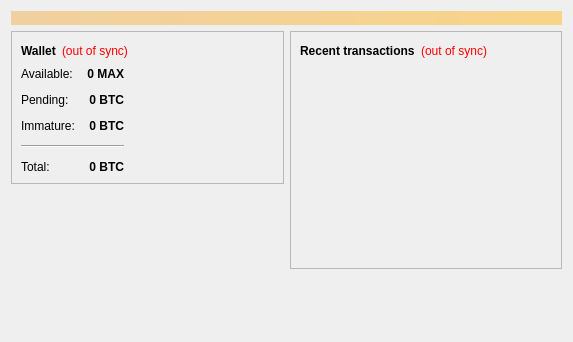
<?xml version="1.0" encoding="UTF-8"?>
<ui version="4.0">
 <class>OverviewPage</class>
 <widget class="QWidget" name="OverviewPage">
  <property name="geometry">
   <rect>
    <x>0</x>
    <y>0</y>
    <width>573</width>
    <height>342</height>
   </rect>
  </property>
  <property name="windowTitle">
   <string>Form</string>
  </property>
  <layout class="QVBoxLayout" name="topLayout">
   <item>
    <widget class="QLabel" name="labelAlerts">
     <property name="visible">
      <bool>false</bool>
     </property>
     <property name="styleSheet">
      <string notr="true">background-color: qlineargradient(x1: 0, y1: 0, x2: 1, y2: 0, stop:0 #F0D0A0, stop:1 #F8D488); color:#000000;</string>
     </property>
     <property name="wordWrap">
      <bool>true</bool>
     </property>
     <property name="margin">
      <number>3</number>
     </property>
    </widget>
   </item>
   <item>
    <layout class="QHBoxLayout" name="horizontalLayout" stretch="1,1">
     <item>
      <layout class="QVBoxLayout" name="verticalLayout_2">
       <item>
        <widget class="QFrame" name="frame">
         <property name="frameShape">
          <enum>QFrame::StyledPanel</enum>
         </property>
         <property name="frameShadow">
          <enum>QFrame::Raised</enum>
         </property>
         <layout class="QVBoxLayout" name="verticalLayout_4">
          <item>
           <layout class="QHBoxLayout" name="horizontalLayout_4">
            <item>
             <widget class="QLabel" name="label_5">
              <property name="font">
               <font>
                <weight>75</weight>
                <bold>true</bold>
               </font>
              </property>
              <property name="text">
               <string>Wallet</string>
              </property>
             </widget>
            </item>
            <item>
             <widget class="QLabel" name="labelWalletStatus">
              <property name="toolTip">
               <string>The displayed information may be out of date. Your wallet automatically synchronizes with the Bitcoin network after a connection is established, but this process has not completed yet.</string>
              </property>
              <property name="styleSheet">
               <string notr="true">QLabel { color: red; }</string>
              </property>
              <property name="text">
               <string notr="true">(out of sync)</string>
              </property>
              <property name="alignment">
               <set>Qt::AlignLeading|Qt::AlignLeft|Qt::AlignVCenter</set>
              </property>
             </widget>
            </item>
            <item>
             <spacer name="horizontalSpacer_2">
              <property name="orientation">
               <enum>Qt::Horizontal</enum>
              </property>
              <property name="sizeHint" stdset="0">
               <size>
                <width>40</width>
                <height>20</height>
               </size>
              </property>
             </spacer>
            </item>
           </layout>
          </item>
          <item>
          <layout class="QHBoxLayout" name="horizontalLayout_3">
           <item>
           <layout class="QFormLayout" name="formLayout_2">
            <property name="fieldGrowthPolicy">
             <enum>QFormLayout::AllNonFixedFieldsGrow</enum>
            </property>
            <property name="horizontalSpacing">
             <number>12</number>
            </property>
            <property name="verticalSpacing">
             <number>12</number>
            </property>
            <item row="0" column="0">
             <widget class="QLabel" name="label">
              <property name="text">
               <string>Available:</string>
              </property>
             </widget>
            </item>
            <item row="0" column="1">
             <widget class="QLabel" name="labelBalance">
              <property name="font">
               <font>
                <weight>75</weight>
                <bold>true</bold>
               </font>
              </property>
              <property name="cursor">
               <cursorShape>IBeamCursor</cursorShape>
              </property>
              <property name="toolTip">
               <string>Your current spendable balance</string>
              </property>
              <property name="text">
               <string notr="true">0 MAX</string>
              </property>
              <property name="alignment">
               <set>Qt::AlignRight|Qt::AlignTrailing|Qt::AlignVCenter</set>
              </property>
              <property name="textInteractionFlags">
               <set>Qt::LinksAccessibleByMouse|Qt::TextSelectableByKeyboard|Qt::TextSelectableByMouse</set>
              </property>
             </widget>
            </item>
            <item row="1" column="0">
             <widget class="QLabel" name="label_3">
              <property name="text">
               <string>Pending:</string>
              </property>
             </widget>
            </item>
            <item row="1" column="1">
             <widget class="QLabel" name="labelUnconfirmed">
              <property name="font">
               <font>
                <weight>75</weight>
                <bold>true</bold>
               </font>
              </property>
              <property name="cursor">
               <cursorShape>IBeamCursor</cursorShape>
              </property>
              <property name="toolTip">
               <string>Total of transactions that have yet to be confirmed, and do not yet count toward the spendable balance</string>
              </property>
              <property name="text">
               <string notr="true">0 BTC</string>
              </property>
              <property name="alignment">
               <set>Qt::AlignRight|Qt::AlignTrailing|Qt::AlignVCenter</set>
              </property>
              <property name="textInteractionFlags">
               <set>Qt::LinksAccessibleByMouse|Qt::TextSelectableByKeyboard|Qt::TextSelectableByMouse</set>
              </property>
             </widget>
            </item>
            <item row="2" column="0">
             <widget class="QLabel" name="labelImmatureText">
              <property name="text">
               <string>Immature:</string>
              </property>
             </widget>
            </item>
            <item row="2" column="1">
             <widget class="QLabel" name="labelImmature">
              <property name="font">
               <font>
                <weight>75</weight>
                <bold>true</bold>
               </font>
              </property>
              <property name="toolTip">
               <string>Mined balance that has not yet matured</string>
              </property>
              <property name="text">
               <string notr="true">0 BTC</string>
              </property>
              <property name="alignment">
               <set>Qt::AlignRight|Qt::AlignTrailing|Qt::AlignVCenter</set>
              </property>
              <property name="textInteractionFlags">
               <set>Qt::LinksAccessibleByMouse|Qt::TextSelectableByKeyboard|Qt::TextSelectableByMouse</set>
              </property>
             </widget>
            </item>
            <item row="4" column="0">
             <widget class="QLabel" name="labelTotalText">
              <property name="text">
               <string>Total:</string>
              </property>
             </widget>
            </item>
            <item row="4" column="1">
             <widget class="QLabel" name="labelTotal">
              <property name="font">
               <font>
                <weight>75</weight>
                <bold>true</bold>
               </font>
              </property>
              <property name="cursor">
               <cursorShape>IBeamCursor</cursorShape>
              </property>
              <property name="toolTip">
               <string>Your current total balance</string>
              </property>
              <property name="text">
               <string notr="true">0 BTC</string>
              </property>
              <property name="alignment">
               <set>Qt::AlignRight|Qt::AlignTrailing|Qt::AlignVCenter</set>
              </property>
              <property name="textInteractionFlags">
               <set>Qt::LinksAccessibleByMouse|Qt::TextSelectableByKeyboard|Qt::TextSelectableByMouse</set>
              </property>
             </widget>
            </item>
            <item row="3" column="0" colspan="2">
             <widget class="Line" name="line">
              <property name="orientation">
               <enum>Qt::Horizontal</enum>
              </property>
             </widget>
            </item>
           </layout>
          </item>
            <item>
             <spacer name="horizontalSpacer_3">
              <property name="orientation">
               <enum>Qt::Horizontal</enum>
              </property>
              <property name="sizeHint" stdset="0">
               <size>
                <width>40</width>
                <height>20</height>
               </size>
              </property>
             </spacer>
            </item>
           </layout>
          </item>
         </layout>
        </widget>
       </item>
       <item>
        <spacer name="verticalSpacer">
         <property name="orientation">
          <enum>Qt::Vertical</enum>
         </property>
         <property name="sizeHint" stdset="0">
          <size>
           <width>20</width>
           <height>40</height>
          </size>
         </property>
        </spacer>
       </item>
      </layout>
     </item>
     <item>
      <layout class="QVBoxLayout" name="verticalLayout_3">
       <item>
        <widget class="QFrame" name="frame_2">
         <property name="frameShape">
          <enum>QFrame::StyledPanel</enum>
         </property>
         <property name="frameShadow">
          <enum>QFrame::Raised</enum>
         </property>
         <layout class="QVBoxLayout" name="verticalLayout">
          <item>
           <layout class="QHBoxLayout" name="horizontalLayout_2">
            <item>
             <widget class="QLabel" name="label_4">
              <property name="text">
               <string>&lt;b&gt;Recent transactions&lt;/b&gt;</string>
              </property>
             </widget>
            </item>
            <item>
             <widget class="QLabel" name="labelTransactionsStatus">
              <property name="toolTip">
               <string>The displayed information may be out of date. Your wallet automatically synchronizes with the Bitcoin network after a connection is established, but this process has not completed yet.</string>
              </property>
              <property name="styleSheet">
               <string notr="true">QLabel { color: red; }</string>
              </property>
              <property name="text">
               <string notr="true">(out of sync)</string>
              </property>
              <property name="alignment">
               <set>Qt::AlignRight|Qt::AlignTrailing|Qt::AlignVCenter</set>
              </property>
             </widget>
            </item>
            <item>
             <spacer name="horizontalSpacer">
              <property name="orientation">
               <enum>Qt::Horizontal</enum>
              </property>
              <property name="sizeHint" stdset="0">
               <size>
                <width>40</width>
                <height>20</height>
               </size>
              </property>
             </spacer>
            </item>
           </layout>
          </item>
          <item>
           <widget class="QListView" name="listTransactions">
            <property name="styleSheet">
             <string notr="true">QListView { background: transparent; }</string>
            </property>
            <property name="frameShape">
             <enum>QFrame::NoFrame</enum>
            </property>
            <property name="verticalScrollBarPolicy">
             <enum>Qt::ScrollBarAlwaysOff</enum>
            </property>
            <property name="horizontalScrollBarPolicy">
             <enum>Qt::ScrollBarAlwaysOff</enum>
            </property>
            <property name="selectionMode">
             <enum>QAbstractItemView::NoSelection</enum>
            </property>
           </widget>
          </item>
         </layout>
        </widget>
       </item>
       <item>
        <spacer name="verticalSpacer_2">
         <property name="orientation">
          <enum>Qt::Vertical</enum>
         </property>
         <property name="sizeHint" stdset="0">
          <size>
           <width>20</width>
           <height>40</height>
          </size>
         </property>
        </spacer>
       </item>
      </layout>
     </item>
    </layout>
   </item>
  </layout>
 </widget>
 <resources/>
 <connections/>
</ui>
